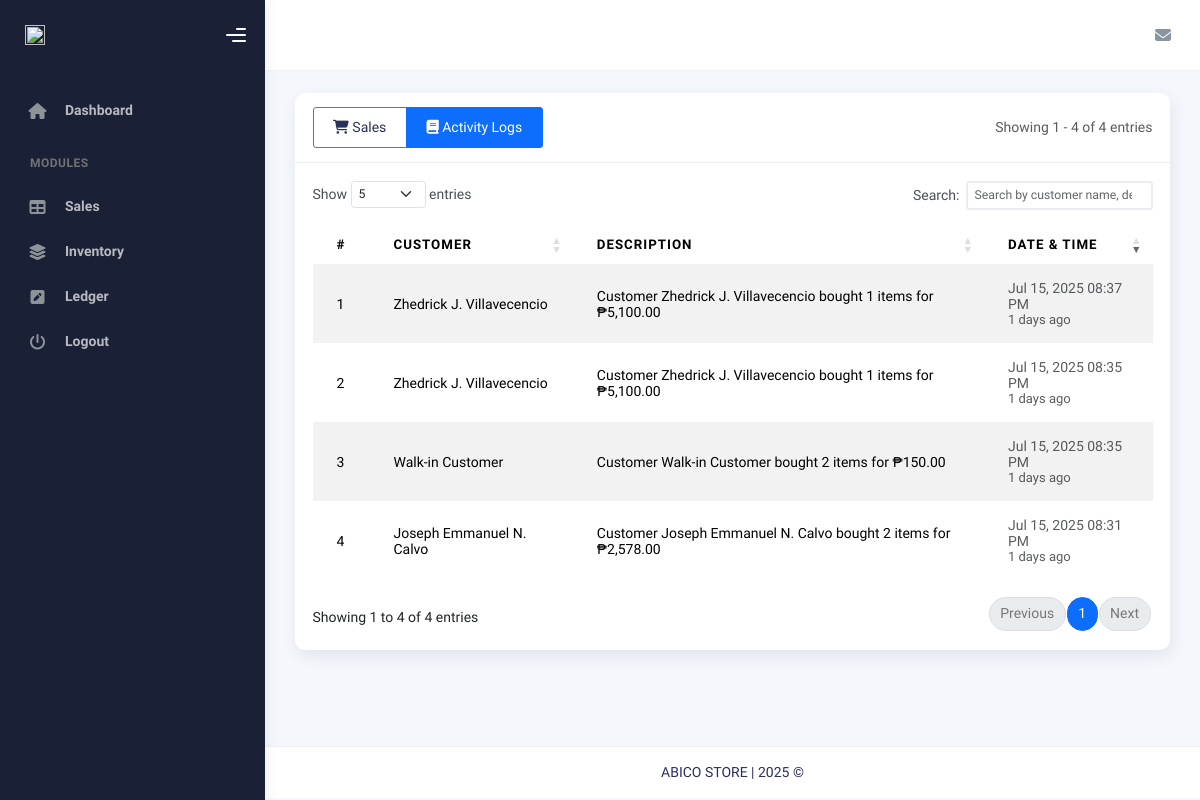
Page /sales/activity_log.php (signed in) on the committed database.
### tables this page shows
CREATE TABLE `sales_activity_log` (
  `id` int(11) NOT NULL,
  `transaction_id` int(11) NOT NULL,
  `customer_name` varchar(255) NOT NULL,
  `description` text NOT NULL,
  `created_at` datetime NOT NULL DEFAULT current_timestamp()
);

### includes/sales/activity_log.php (called while the page is built)
<?php
class SalesActivityLog {
    private $conn;
    private $table_name = "sales_activity_log";
    public function __construct($db) {
        $this->conn = $db;
    }
    public function readAll($page = 1, $perPage = 20) {
        $offset = ($page - 1) * $perPage;
        $query = "SELECT id, transaction_id, customer_name, description, created_at
                 FROM " . $this->table_name . "
                 ORDER BY created_at DESC
                 LIMIT :offset, :limit";
        $stmt = $this->conn->prepare($query);
        $stmt->bindParam(':offset', $offset, PDO::PARAM_INT);
        $stmt->bindParam(':limit', $perPage, PDO::PARAM_INT);
        $stmt->execute();
        return $stmt->fetchAll(PDO::FETCH_ASSOC);
    }
    public function countAll() {
        $query = "SELECT COUNT(*) as count FROM " . $this->table_name;
        $stmt = $this->conn->prepare($query);
        $stmt->execute();
        $row = $stmt->fetch(PDO::FETCH_ASSOC);
        return $row ? $row['count'] : 0;
    }
    public function formatDescription($row) {
        return $row['description'];
    }
    public function timeElapsedString($datetime) {
        $timestamp = strtotime($datetime);
        $difference = time() - $timestamp;
        if ($difference < 60) {
            return $difference . ' seconds ago';
        } elseif ($difference < 3600) {
            return floor($difference / 60) . ' minutes ago';
        } elseif ($difference < 86400) {
            return floor($difference / 3600) . ' hours ago';
        } elseif ($difference < 604800) {
            return floor($difference / 86400) . ' days ago';
        } elseif ($difference < 2678400) {
            return floor($difference / 604800) . ' weeks ago';
        } else {
            return date('M d, Y', $timestamp);
        }
    }
}

### sales/activity_log.php (the view, shortened to what this page needs)
<?php
require_once __DIR__ . '/../includes/sales/activity_log.php';
?>
<link rel="stylesheet" href="https://cdn.datatables.net/1.11.5/css/dataTables.bootstrap5.min.css">
<link rel="stylesheet" href="https://cdn.datatables.net/responsive/2.2.9/css/responsive.bootstrap5.min.css">
<?php
$database = new dbconn();
$db = $database->getConnection();
$activityLog = new SalesActivityLog($db);
$page = isset($_GET['page']) ? (int)$_GET['page'] : 1;
$perPage = 20;
$offset = ($page - 1) * $perPage;
$logs = $activityLog->readAll($page, $perPage);
$totalLogs = $activityLog->countAll();
include __DIR__ . '/../templates/header.php';
include __DIR__ . '/../templates/sidebar.php';
include __DIR__ . '/../templates/nav.php';
?>
<div class="container">
    <div class="page-inner">
        <div class="card">
            <div class="card-header d-flex justify-content-between align-items-center">
                <h4 class="card-title mb-0">
                    <div class="btn-group" role="group">
                        <a href="index.php" class="btn btn-outline-secondary">
                            <i class="fas fa-shopping-cart"></i> Sales
                        </a>
                        <a href="activity_log.php" class="btn btn-outline-primary active">
                            <i class="fas fa-book"></i> Activity Logs
                        </a>
                    </div>
                </h4>
                <div class="text-muted">
                    Showing <?= $offset + 1 ?> - <?= min($offset + count($logs), $totalLogs) ?> of <?= $totalLogs ?> entries
                </div>
            </div>
            <div class="card-body">
                <div class="table-responsive">
                    <table id="activityTable" class="table table-hover table-striped" style="width:100%">
                        <thead>
                            <tr>
                                <th>#</th>
                                <th>Customer</th>
                                <th>Description</th>
                                <th>Date & Time</th>
                            </tr>
                        </thead>
                        <tbody>
                        <?php foreach ($logs as $index => $row):
                            $rowNumber = $offset + $index + 1;
                            $description = $activityLog->formatDescription($row);
                            $timeAgo = $activityLog->timeElapsedString($row['created_at']);
                        ?>
                        <tr>
                            <td><?= $rowNumber ?></td>
                            <td><?= htmlspecialchars($row['customer_name']) ?></td>
                            <td><?= htmlspecialchars($description) ?></td>
                            <td class="text-muted">
                                <div class="d-flex flex-column">
                                    <span><?= date('M d, Y h:i A', strtotime($row['created_at'])) ?></span>
                                    <small class="text-muted"><?= $timeAgo ?></small>
                                </div>
                            </td>
                        </tr>
                        <?php endforeach; ?>
                        </tbody>
                    </table>
                </div>
            </div>
        </div>
    </div>
</div>
<?php
include __DIR__ . '/../templates/footer.php';
?>

### rows in the picture
sales_activity_log: rowNumber "1", customer_name "Zhedrick J. Villavecencio", description "Customer Zhedrick J. Villavecencio bought 1 items for ₱5,100.00", created_at "Jul 15, 2025 08:37 PM", created_at "1 days ago"
sales_activity_log: rowNumber "2", customer_name "Zhedrick J. Villavecencio", description "Customer Zhedrick J. Villavecencio bought 1 items for ₱5,100.00", created_at "Jul 15, 2025 08:35 PM", created_at "1 days ago"
sales_activity_log: rowNumber "3", customer_name "Walk-in Customer", description "Customer Walk-in Customer bought 2 items for ₱150.00", created_at "Jul 15, 2025 08:35 PM", created_at "1 days ago"
sales_activity_log: rowNumber "4", customer_name "Joseph Emmanuel N. Calvo", description "Customer Joseph Emmanuel N. Calvo bought 2 items for ₱2,578.00", created_at "Jul 15, 2025 08:31 PM", created_at "1 days ago"

### other values in the picture
$offset + 1 "1"
min($offset + count($logs), $totalLogs) "4"
$totalLogs "4"
